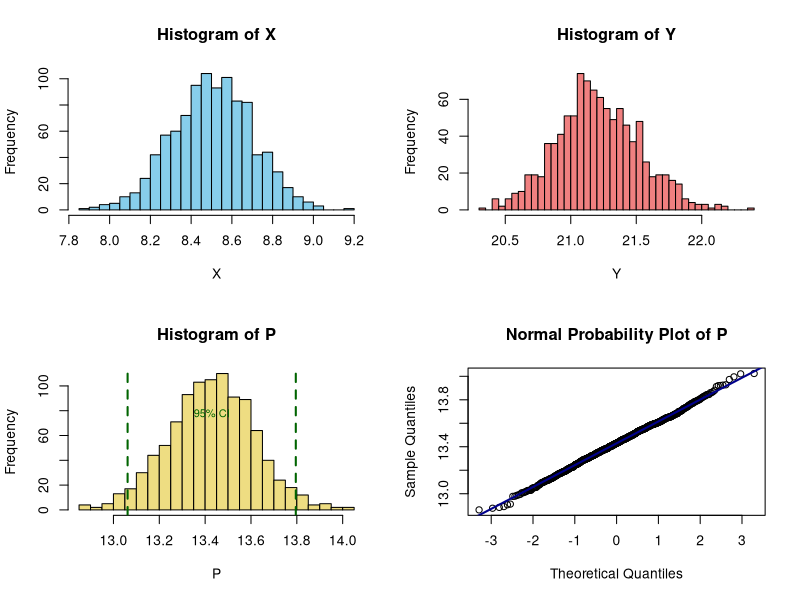
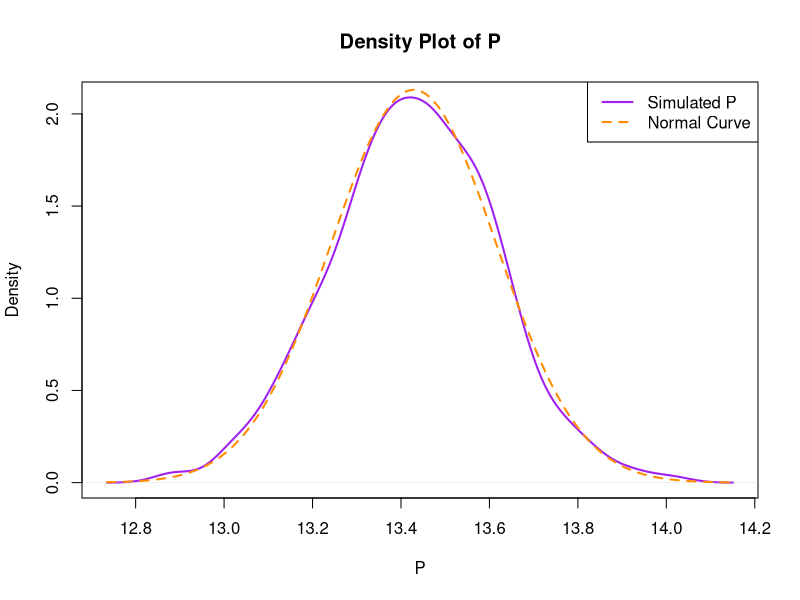

Write the R code that produced these figures, in order.

n <- 1000
params <- matrix(c(8.5, 0.2, 21.2, 0.3), ncol = 2, byrow = TRUE)
sim_data <- apply(params, 1, function(row) rnorm(n, mean = row[1], sd = row[2]))
p <- sqrt(sim_data[, 1] * sim_data[, 2])
pm <- mean(p)
psd <- sd(p)
a <- 0.05
z <- qnorm(1 - a / 2)
ci <- c(pm - z * psd, pm + z * psd)
cat("\n95% Confidence Interval for Intermediate Pressure (P):\n")
cat("[", round(ci[1], 4), ",", round(ci[2], 4), "]\n")
cat("\nEstimated standard deviation of P:", round(psd, 4), "\n")
par(mfrow = c(2, 2))
hist(sim_data[, 1], breaks = 30, main = "Histogram of X", 
     xlab = "X", col = "skyblue", border = "black")
hist(sim_data[, 2], breaks = 30, main = "Histogram of Y", 
     xlab = "Y", col = "lightcoral", border = "black")
hist(p, breaks = 30, main = "Histogram of P", 
     xlab = "P", col = "lightgoldenrod", border = "black")
abline(v = ci, col = "darkgreen", lwd = 2, lty = 2)
text(mean(ci), max(table(cut(p, 30))) * 0.9, 
     labels = "95% CI", col = "darkgreen", cex = 0.8)

qqnorm(p, main = "Normal Probability Plot of P")
qqline(p, col = "darkblue", lwd = 2)
par(mfrow = c(1, 1))
plot(density(p), main = "Density Plot of P", 
     xlab = "P", ylab = "Density", col = "purple", lwd = 2)
curve(dnorm(x, mean = pm, sd = psd), 
      add = TRUE, col = "darkorange", lwd = 2, lty = 2)
legend("topright", legend = c("Simulated P", "Normal Curve"),
       col = c("purple", "darkorange"), lty = c(1, 2), lwd = 2)
